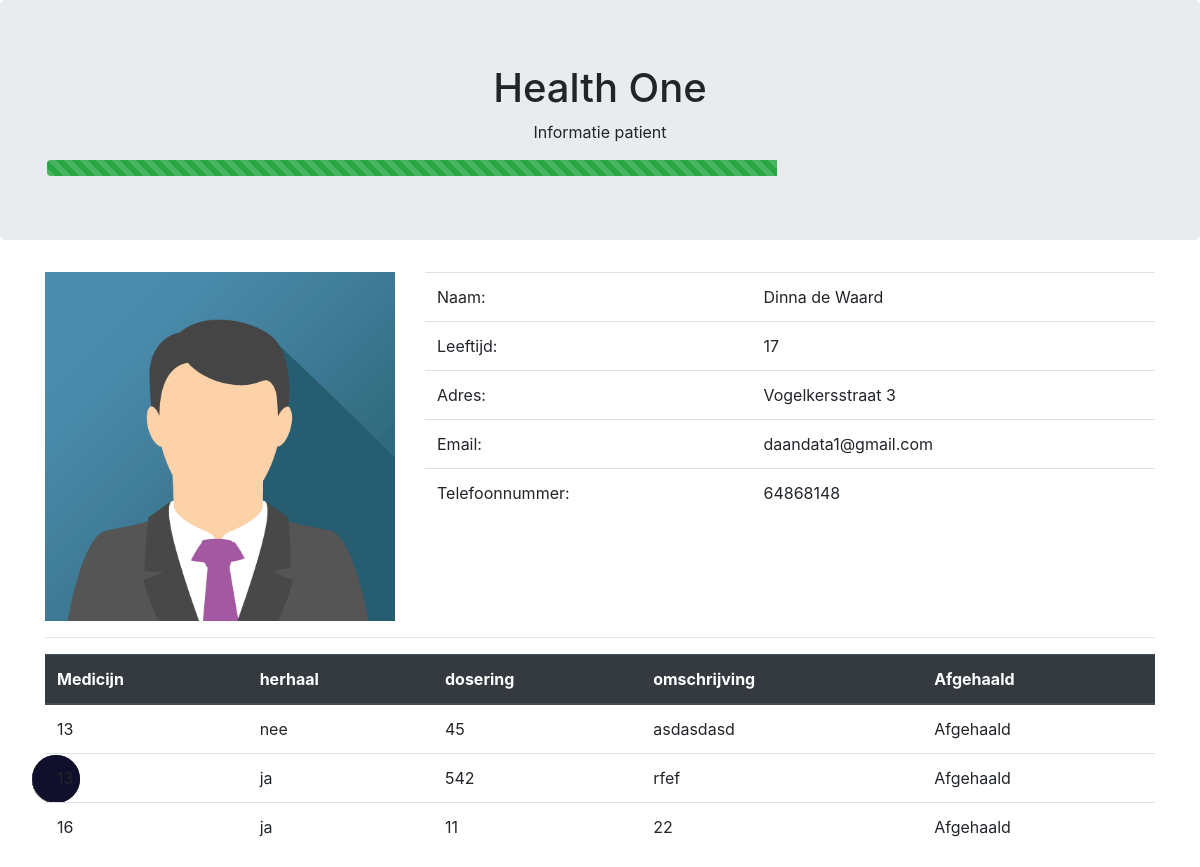
Screenshot of /patient-gegevensApotheker.php?id=1 (signed in) with the database file from the repository.
### tables this page shows
CREATE TABLE `patient` (
  `id` int(255) NOT NULL,
  `medicijn_id` int(11) NOT NULL,
  `recept_id` int(11) NOT NULL,
  `naam` varchar(255) NOT NULL,
  `leeftijd` int(255) NOT NULL,
  `adres` varchar(255) NOT NULL,
  `email` varchar(255) NOT NULL,
  `telefoonnummer` int(255) NOT NULL,
  `verzekeringsnummer` int(255) NOT NULL,
  `aandoeningen` varchar(255) NOT NULL
);

CREATE TABLE `recepten` (
  `id` int(11) NOT NULL,
  `patient_id` int(11) NOT NULL,
  `medicijn_id` int(11) NOT NULL,
  `herhaal` varchar(3) NOT NULL,
  `dosering` int(11) NOT NULL,
  `omschrijving` text NOT NULL,
  `uitgeschreven` timestamp NOT NULL DEFAULT current_timestamp(),
  `betaald` tinyint(1) NOT NULL DEFAULT 0,
  `afgehaald` tinyint(1) NOT NULL DEFAULT 0
);

### patient-gegevensApotheker.php (the view, shortened to what this page needs)
<!DOCTYPE html>
<html lang="en">
<head>
    <link rel="stylesheet" href="https://maxcdn.bootstrapcdn.com/bootstrap/4.3.1/css/bootstrap.min.css">
</head>
<body>
    <div class="jumbotron text-center">
        <h1>Health One</h1>
        <p>Informatie patient</p>
        <div class="container">
            <div class="progress">
                <div class="darkmode-ignore progress-bar progress-bar-striped progress-bar-animated bg-success" style="width:66%"></div>
            </div>
        </div>
    </div>
    <div class="container">
        <div class="row">
            <div class="col-4">
                <?php
                $db = new PDO("mysql:host=localhost;dbname=HealthOne", "root", "");
                $query = $db->prepare("SELECT * FROM patient WHERE id = " . $_GET['id']);
                $query->execute();
                $result = $query->fetchAll(PDO::FETCH_ASSOC);
                foreach ($result as &$data) {
                    echo "<img src='img/avatar.png'>";
                }
                ?>
            </div>
            <div class="col-8">
                <table class="table">
                    <?php
                    try {
                        echo "<tr>" . "<td>" . "Naam:" . "</td>" . "<td>" . $data['naam'] . "</td>" . "</tr>";
                        echo "<tr>" . "<td>" . "Leeftijd:" . "</td>" . "<td>" . $data['leeftijd'] . "</td>" . "</tr>";
                        echo "<tr>" . "<td>" . "Adres:" . "</td>" . "<td>" . $data['adres'] . "</td>" . "</tr>";
                        echo "<tr>" . "<td>" . "Email:" . "</td>" . "<td>" . $data['email'] . "</td>" . "</tr>";
                        echo "<tr>" . "<td>" . "Telefoonnummer:" . "</td>" . "<td>" . $data['telefoonnummer'] . "</td>" . "</tr>";
                    } catch (PDOException $e) {
                        die("Error!: " . $e->getMessage());
                    }
                    ?>
                </table>
            </div>
        </div>
        <hr>
        <div class="row">
            <div class="col">
                <table class="table">
                <thead class="thead-dark">
                        <tr>
                            <th>Medicijn</th>
                            <th>herhaal</th>
                            <th>dosering</th>
                            <th>omschrijving</th>
                            <th>Afgehaald</th>
                        </tr>
                    </thead>
                    <tbody>
                        <?php
                        $query = $db->prepare("SELECT * FROM recepten WHERE patient_id = " . $_GET['id']);
                        $query->execute();
                        $result = $query->fetchAll(PDO::FETCH_ASSOC);
                        foreach ($result as &$data) {
                            echo "<tr>";
                            echo "<td>" . $data['medicijn_id'] . "</td>";
                            echo "<td>" . $data['herhaal'] . "</td>";
                            echo "<td>" . $data['dosering'] . "</td>";
                            echo "<td>" . $data['omschrijving'] . "</td>";
                            echo "   <td>";
                            if($data['afgehaald'] == 0){
                            echo "<form method='post' action='vergoed.php?id=" . $data['id'] . "'>";
                            echo " <button class='btn btn-success' type='submit' name='id' value='" . $_GET['id'] . "' >recept afgehaald?</button></form></td>";
                            }
                            else{
                                echo "Afgehaald" . "</td>";
                            }
                            echo "</tr>";
                        }
                        ?>
                    </tbody>
                </table>
            </div>
        </div>
</body>
<link rel="stylesheet" href="css/darkmode.css">
</html>

### css/darkmode.css (style rules this page uses)
img { width: 350px !important; }

### rows the page displays
patient: naam "Dinna de Waard", leeftijd "17", adres "Vogelkersstraat 3", email "daandata1@gmail.com", telefoonnummer "64868148"
recepten: medicijn "13", herhaal "nee", dosering "45", omschrijving "asdasdasd", afgehaald "Afgehaald"
recepten: herhaal "ja", dosering "542", omschrijving "rfef", afgehaald "Afgehaald"
recepten: medicijn "16", herhaal "ja", dosering "11", omschrijving "22", afgehaald "Afgehaald"
